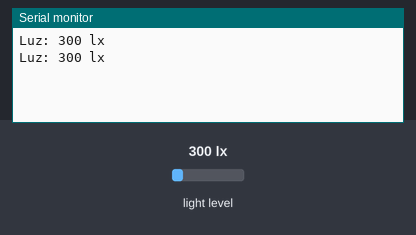
The program below on a simulated ESP8266 (NodeMCU). Parts: the last lines printed to the serial monitor. The inputs (shaded band) are chosen by the test bench; at power-on: light level 300 lx.

Above: at 4.8 s.
4.9 s: light level set to 40 lx
At 6.9 s:
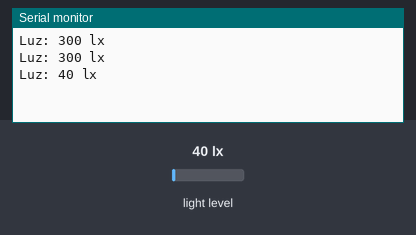
7.9 s: light level set to 500 lx
At 8.4 s:
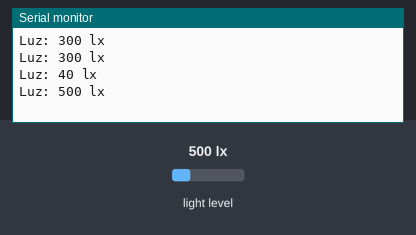
Timing chart, 0 to 10.9 s (numbered marks = the images above; inputs shaded):
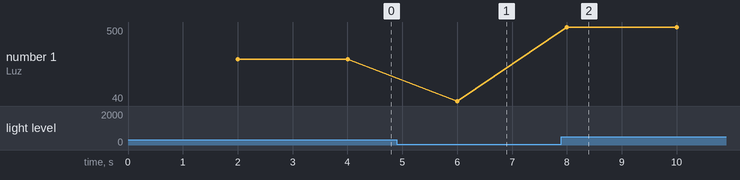

The program:

main.cpp
```cpp
/*
 *	BH1750 - Sensor de luz
 *	Autor: Luis Ángel Cruz Díaz
 *	Fecha:  17/11/2023
 *
 *	Este programa lee el sensor de luz BH1750 y lo muestra en el monitor serial.
 *	Hace uso de la librería BH1750.
 *
 *	BH1750		ESP8266
 *	VCC---------VIN
 *	GND---------GND
 *	SDA---------GPIO4 (D2)
 *	SCL---------GPIO5 (D1)
 *
 *  BH1750  ESP32
 *  VCC---------VIN
 *  GND---------GND
 *  SDA---------GPIO21
 *  SCL---------GPIO22
 */

#include <Arduino.h>
#include <Wire.h>
#include <BH1750.h>

/*
 *	El BH1750 tiene dos direcciones I2C posibles, 0x23 y 0x5c.
 *	La dirección 0x23 es la dirección por defecto, pero si se conecta el pin ADDR a VCC,
 *	la dirección pasa a ser 0x5c.
*/
BH1750 luxometro(0x23);             // Dirección I2C del sensor de luz
unsigned int delayTime = 2000;      // Tiempo de espera entre lecturas
unsigned long tiempoAnterior = 0;


void setup(){
	Serial.begin(9600);
	Wire.begin();
/*
 *	El sensor tiene dos modos de funcionamiento:
 *		- Modo de medición continua
 *			- Modo de medición continua de alta resolución (CONTINUOUS_HIGH_RES_MODE)
 *			- Modo de medición continua de alta resolución 2 (CONTINUOUS_HIGH_RES_MODE_2)
 *			- Modo de medición continua de baja resolución (CONTINUOUS_LOW_RES_MODE)
 *		- Modo de medición única
 *			- Modo de medición única de alta resolución (ONE_TIME_HIGH_RES_MODE)
 *			- Modo de medición única de alta resolución 2 (ONE_TIME_HIGH_RES_MODE_2)
 *			- Modo de medición única de baja resolución (ONE_TIME_LOW_RES_MODE)
 */
	luxometro.begin(BH1750::CONTINUOUS_HIGH_RES_MODE_2);    // Inicializa el sensor en modo de medición continua de alta resolución 2
}

void loop(){
    unsigned long tiempoActual = millis();
    if(tiempoActual - tiempoAnterior >= delayTime){
        tiempoAnterior = tiempoActual;
        uint16_t lux = luxometro.readLightLevel();
        Serial.println("Luz: " + String(lux) + " lx");
    }
}
```

Measured:
- after the input at 4.9 s, the serial monitor: prints a new line after 1.1 s (image 1)
- after the input at 7.9 s, the serial monitor: prints a new line after 0.10 s (image 2)
- plotted number 1: 300 → 40 after the input at 4.9 s, 40 → 500 after the input at 7.9 s
